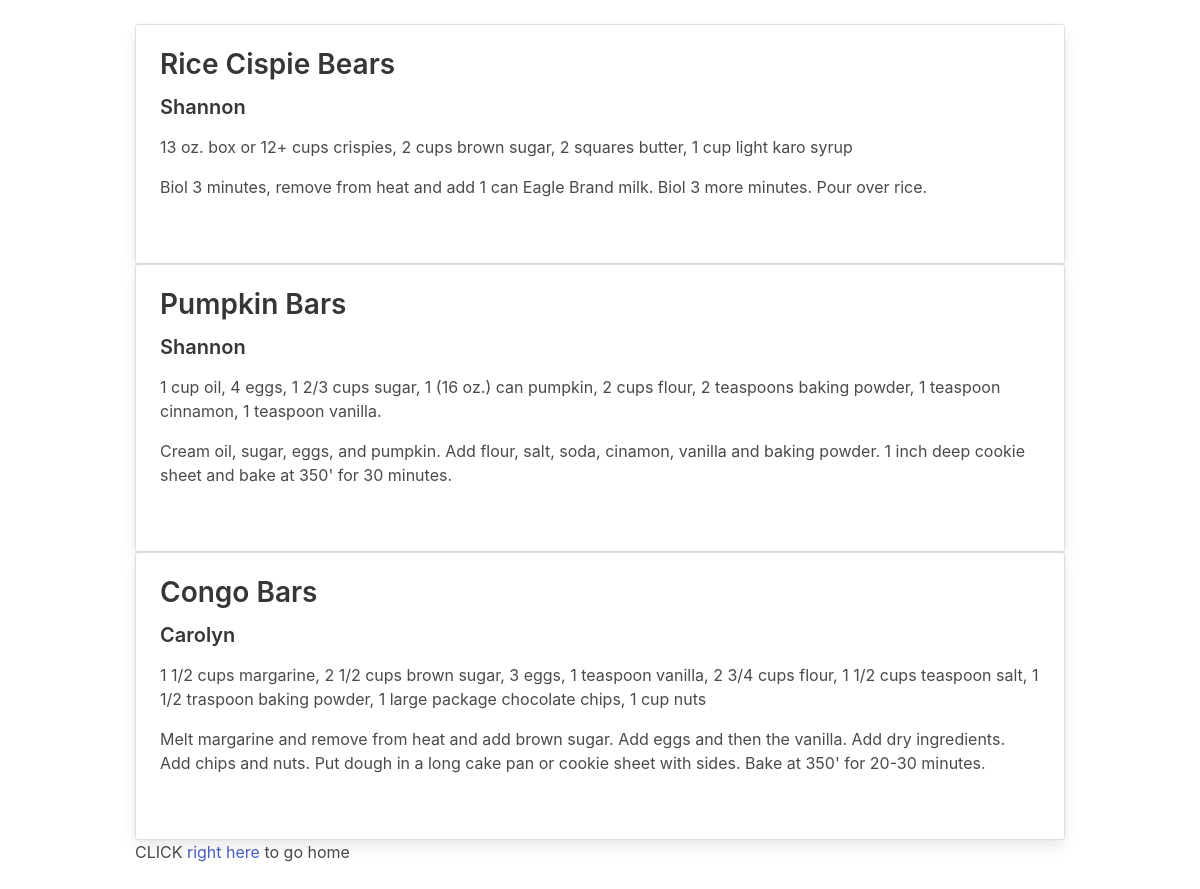
The app's page /desert with its own data.
### tables this page shows
CREATE TABLE deserts (
deID int,
deA varchar(255),
deTitle varchar(255),
deIng varchar(255), 
deIns varchar(255)
);

### app.py (the view)
@app.route('/desert')
def deserts():
    deserts = execute_sql('SELECT * FROM deserts')
    return render_template('desert.html', deserts=deserts)

### app.py (called while the page is built)
def open_connection():
    connection = getattr(g, '_connection', None)
    if connection == None:
        connection = g._connection = sqlite3.connect(PATH)
    connection.row_factory = sqlite3.Row
    return connection

def execute_sql(sql, values=(), commit=False, single=False):
    connection = open_connection()
    cursor = connection.execute(sql, values)
    if commit == True:
        results = connection.commit()
    else:
        results = cursor.fetchone() if single else cursor.fetchall()
    cursor.close()
    return results

@app.teardown_appcontext
def close_connection(exception):
    connection = getattr(g, '_connection', None)
    if connection is not None:
        connection.close()

### templates/desert.html
{% extends "layout.html" %}
{% block content %}
<br>
{{ show_deserts(deserts) }}
<p> CLICK <a href="/home">right here</a> to go home</p>
{% endblock %}

### templates/_macros.html (shortened to what this page needs)
{% macro show_desert(deserts) %}
<div class="card adjust-height">
  <div class="card-content">
    <div class="content">
      <h2>{{ deserts['deTitle'] }}</h2>
      <h4>{{ deserts['deA'] }}</h4>
      <p>{{ deserts['deIng'] }}</p>
      <p>{{ deserts['deIns'] }}</p><br>
    </div>
  </div>
</div>
{% endmacro %}
{% macro show_deserts(deserts) %}
<div>
  {% for desert in deserts %}
  <div>
    {{ show_desert(desert) }}
  </div>
  {% endfor %}
</div>
{% endmacro %}

### records on screen
deserts: deTitle "Rice Cispie Bears", deA "Shannon", deIng "13 oz. box or 12+ cups crispies, 2 cups brown sugar, 2 squares butter, 1 cup light karo syrup", deIns "Biol 3 minutes, remove from heat and add 1 can Eagle Brand milk. Biol 3 more minutes. Pour over rice."
deserts: deTitle "Pumpkin Bars", deA "Shannon", deIng "1 cup oil, 4 eggs, 1 2/3 cups sugar, 1 (16 oz.) can pumpkin, 2 cups flour, 2 teaspoons baking powder, 1 teaspoon cinnamon, 1 teaspoon vanilla.", deIns "Cream oil, sugar, eggs, and pumpkin. Add flour, salt, soda, cinamon, vanilla and baking powder. 1 inch deep cookie sheet and bake at 350' for 30 minutes."
deserts: deTitle "Congo Bars", deA "Carolyn", deIng "1 1/2 cups margarine, 2 1/2 cups brown sugar, 3 eggs, 1 teaspoon vanilla, 2 3/4 cups flour, 1 1/2 cups teaspoon salt, 1 1/2 traspoon baking powder, 1 large package chocolate chips, 1 cup nuts", deIns "Melt margarine and remove from heat and add brown sugar. Add eggs and then the vanilla. Add dry ingredients. Add chips and nuts. Put dough in a long cake pan or cookie sheet with sides. Bake at 350' for 20-30 minutes."
